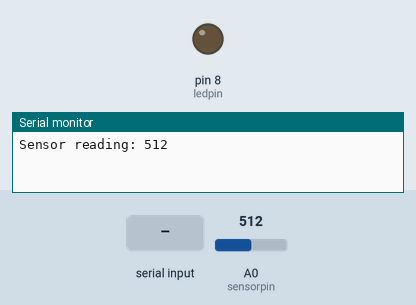
This sketch was run on a simulated Arduino Uno, built with avr-gcc and run on an emulated ATmega328P. Shown: output pins drawn as LEDs (lit = HIGH), the last lines printed to the serial monitor. The test bench sets the inputs (shaded band); at power-on: A0 (sensorpin) = 512.

Above: at 1.2 s.
1.3 s: "H" received over Serial
At 2.6 s:
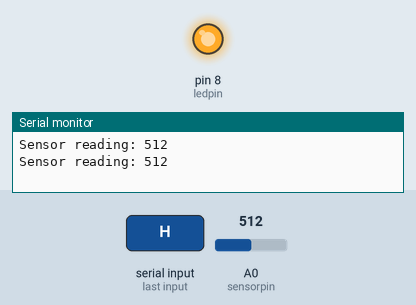
2.9 s: "1" received over Serial
At 3.9 s:
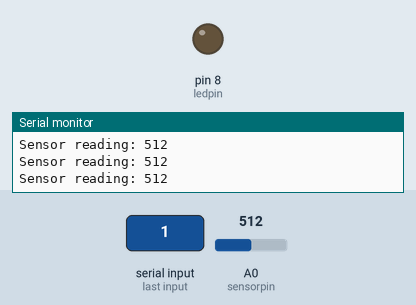
Timing chart, 0 to 5.9 s (numbered marks = the images above; inputs shaded):
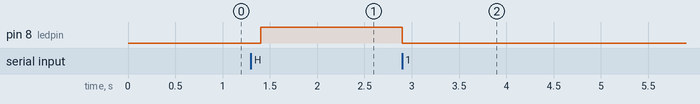

Measured:
- after the input at 1.3 s, pin 8 (ledpin): LOW → HIGH after 0.10 s
- after the input at 2.9 s, pin 8 (ledpin): HIGH → LOW at once

The sketch:

sensorread_bluetooth.ino
```cpp
// source: https://github.com/futureshocked/TE-Arduino-SbS-Getting-Serious/blob/master/_1218b_-_Bluetooth_connectivity_with_the_HC-06_module/_1218b_-_Bluetooth_connectivity_with_the_HC-06_module.ino
// hc 05 vs hc 06: https://robocraze.com/blogs/post/hc-05-vs-hc-06-vs-wf-05-bluetooth-modules

/*  1218b - Bluetooth connection demo with the HC-06
 *
 * This sketch shows you how to control an LED from the serial monitor and to
 * display readings from an analog sensor (photoresistor) using a wireless serial
 * connection with the HC-06 module.
 *
 * Once you have the connections completed, with the HC-06 not powered, upload
 * this sketch via the USB cable. Then disconnect the USB cable, and power up the
 * HC-06. Connect the HC-06 to your computer as you do with any Bluetooth device.
 * The pairing key is "1234".
 *
 * In the Arduino IDE, select the HC-06 from the list of available devices. Then,
 * start the serial monitor. Ensure that there is no line ending in the monitor.
 * In the input field, type "H" to turn the LED on, and press Enter. The LED should
 * turn on. Send any other character to turn off the LED.
 *
 * The Arduino will send regular updates with the value of the photoresistor.
 *
 * This sketch was written by Peter Dalmaris for Arduino Step by Step.
 *
 * Components
 * ----------
 *  - Arduino Uno
 *  - 1 x 330 Ohm resistor for the LED
 *  - 1 x LED
 *  - 1 x 10 kOhm resistor for the photoresistor
 *  - 1 x photoresistor
 *  - 1 x HC-06 Bluetooth module
 *  - An external power supply for the Arduino
 *  - Breadboard
 *  - Jumper wires
 *
 *  Libraries
 *  ---------
 *  - None
 *
 * Connections
 * -----------
*  Arduino Uno and HC-06:
 *
 *  Arduino Uno   |     HC-06
 *  ------------------------------
 *        5V      |       VCC
 *        GND     |       GND
 *        1       |       RXD
 *        2       |       TXD
 *
 * Coneect the 330 Ohm resistor in series with the LED.
 *
 * Connect the anode of the LED to Arduino digital pin 8, and
 * its cathode to GND.
 *
 * Connect the photoresistor and the 10 kOhm resistor in series. Connect
 * the junction of the photoresistor and resistor to analog pin A0 on the
 * Arduino. Connect GND and 5V to the other two ends of the
 * resistor-photoresistor segment (it does not matter which goes where
 * for this example).
 *
 *  Created on October 16 2017 by Peter Dalmaris
 *
 */

char val;       // variable to receive data from the serial port
int ledpin = 8; // LED connected to pin 8

int sensorpin = 0; //Analog pin

unsigned long lastConnectionTime = 0;
const unsigned long postingInterval = 1000;


void setup() {

  pinMode(ledpin, OUTPUT);  // pin 8 as OUTPUT
  Serial.begin(9600);       // start serial communication at 9600bps
}

void loop() {

  if( Serial.available() )       // if data is available to read
  {
    val = Serial.read();         // read it and store it in 'val'
  }
  if( val == 'H' )               // if 'H' was received
  {
    digitalWrite(ledpin, HIGH);  // turn ON the LED
  } else {
    digitalWrite(ledpin, LOW);   // otherwise turn it OFF
  }
  delay(100);                    // wait 100ms for next reading

  if((millis() - lastConnectionTime > postingInterval)) {
      int ana_A = analogRead(sensorpin);
      Serial.print("Sensor reading: ");
      Serial.println(ana_A);
      lastConnectionTime = millis();
  }
}
```
